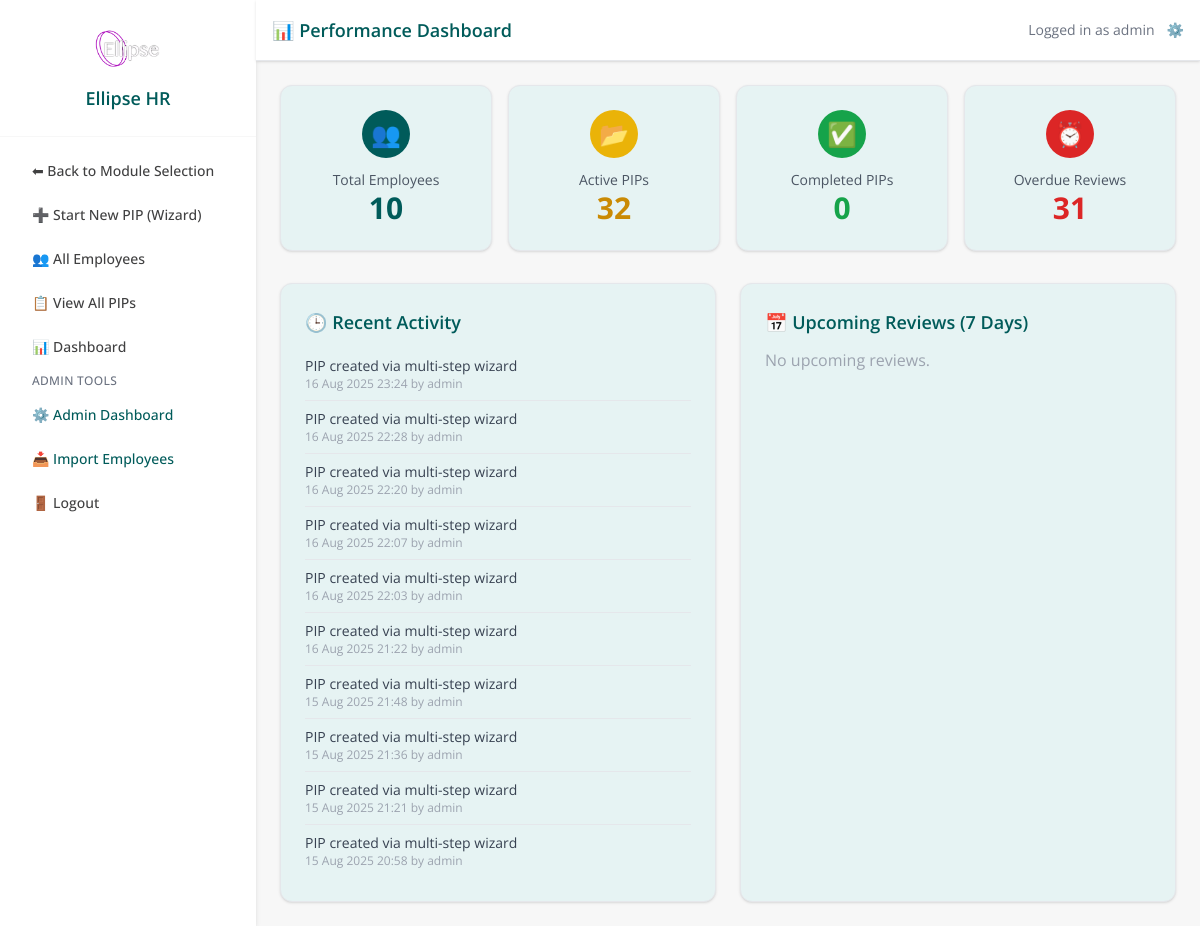
Page /dashboard (signed in) on the earlier database version.
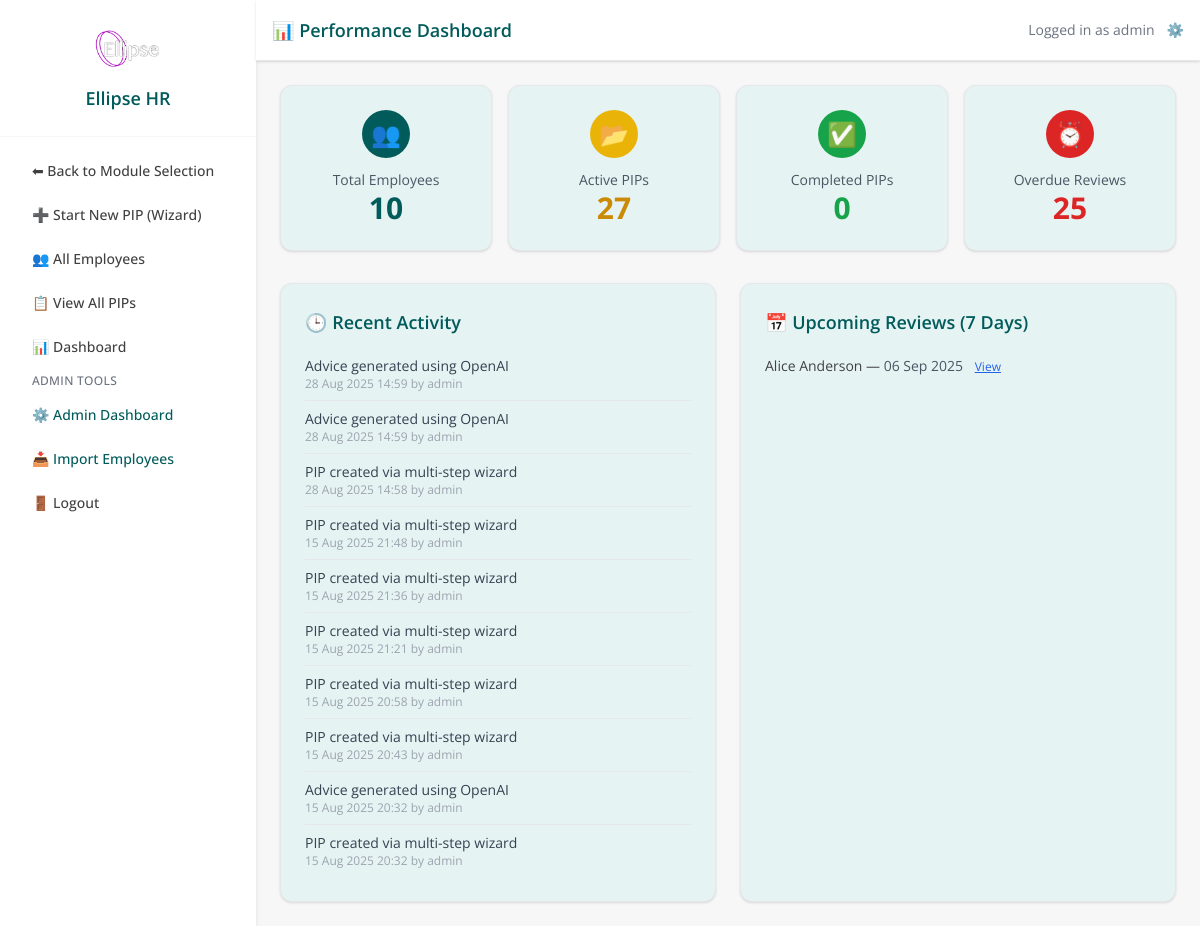
Same page on the later database version.
### models.py (models this page shows)
class TimelineEvent(db.Model):
    __tablename__ = 'timeline_event'
    id = db.Column(db.Integer, primary_key=True)
    pip_record_id = db.Column(db.Integer, db.ForeignKey('pip_record.id'), nullable=True)
    timestamp = db.Column(db.DateTime, default=datetime.utcnow)
    event_type = db.Column(db.String(100))
    notes = db.Column(db.Text)
    updated_by = db.Column(db.String(100))
    created_at = db.Column(db.DateTime, default=datetime.utcnow)
    pip_record = db.relationship(
        'PIPRecord',
        back_populates='timeline_events'
    )

class PIPRecord(db.Model):
    __tablename__ = 'pip_record'
    id = db.Column(db.Integer, primary_key=True)
    employee_id = db.Column(db.Integer, db.ForeignKey('employee.id'), nullable=False)
    concerns = db.Column(db.Text, nullable=False)
    start_date = db.Column(db.Date, nullable=False)
    review_date = db.Column(db.Date, nullable=False)
    meeting_notes = db.Column(db.Text)
    status = db.Column(db.String(20), default='Open')
    created_by = db.Column(db.String(100))
    created_at = db.Column(db.DateTime, default=datetime.utcnow)
    last_updated = db.Column(db.DateTime, default=datetime.utcnow, onupdate=datetime.utcnow)
    ai_advice = db.Column(db.Text)
    ai_advice_generated_at = db.Column(db.DateTime)
    capability_meeting_date = db.Column(db.DateTime, nullable=True)
    capability_meeting_time = db.Column(db.String, nullable=True)
    capability_meeting_venue = db.Column(db.String, nullable=True)
    concern_category = db.Column(db.String(100))
    severity = db.Column(db.String(50))
    frequency = db.Column(db.String(50))
    tags = db.Column(db.Text)
    ai_summary = db.Column(db.Text, nullable=True)
    ai_action_suggestions = db.Column(JSON, nullable=True)
    ai_next_up = db.Column(JSON, nullable=True)
    ai_actions_accepted = db.Column(JSON, nullable=True)
    outcome_status = db.Column(db.String(50), nullable=True)  # e.g., Successful, Extended, Unsuccessful
    outcome_notes = db.Column(db.Text, nullable=True)
    employee = db.relationship('Employee', back_populates='pips')
    action_items = db.relationship(
        'PIPActionItem',
        back_populates='pip_record',
        cascade='all, delete-orphan',
        lazy=True
    )
    timeline_events = db.relationship(
        'TimelineEvent',
        back_populates='pip_record',
        cascade='all, delete-orphan',
        lazy=True
    )

class Employee(db.Model):
    id = db.Column(db.Integer, primary_key=True)
    first_name = db.Column(db.String(100))
    last_name = db.Column(db.String(100))
    job_title = db.Column(db.String(100))
    line_manager = db.Column(db.String(100))
    service = db.Column(db.String(100))
    start_date = db.Column(db.Date)
    team_id = db.Column(db.Integer)
    email = db.Column(db.String(120), nullable=True)
    pips = db.relationship('PIPRecord', back_populates='employee', lazy=True)

### app.py (the view)
@app.route('/dashboard')
@login_required
def dashboard():
    total_employees = Employee.query.count()
    active_pips = PIPRecord.query.filter_by(status='Open').count()
    completed_pips = PIPRecord.query.filter_by(status='Completed').count()
    today = datetime.now(timezone.utc).date()
    overdue_reviews = PIPRecord.query.filter(
        PIPRecord.review_date < today,
        PIPRecord.status == 'Open'
    ).count()
    recent_activity = TimelineEvent.query.order_by(TimelineEvent.timestamp.desc()).limit(10).all()
    upcoming_deadline = today + timedelta(days=7)
    if current_user.admin_level == 0:
        upcoming_pips = PIPRecord.query.join(Employee).filter(
            Employee.team_id == current_user.team_id,
            PIPRecord.status == 'Open',
            PIPRecord.review_date >= today,
            PIPRecord.review_date <= upcoming_deadline
        ).order_by(PIPRecord.review_date).all()
    else:
        upcoming_pips = PIPRecord.query.filter(
            PIPRecord.status == 'Open',
            PIPRecord.review_date >= today,
            PIPRecord.review_date <= upcoming_deadline
        ).order_by(PIPRecord.review_date).all()
    draft = get_active_draft_for_user(current_user.id)
    return render_template(
        'dashboard.html',
        total_employees=total_employees,
        active_pips=active_pips,
        completed_pips=completed_pips,
        overdue_reviews=overdue_reviews,
        recent_activity=recent_activity,
        upcoming_pips=upcoming_pips,
        draft=draft
    )

### app.py (called while the page is built)
@app.context_processor
def inject_module():
    return dict(active_module=session.get('active_module'))

@login_manager.user_loader
def load_user(user_id):
    return db.session.get(User, int(user_id))

@app.before_request
def set_active_module():
    path = request.path.lower()
    if path.startswith('/pip/') or \
       path.startswith('/employee/') or \
       path in ['/dashboard', '/pip_list', '/employee/list', '/employee/add', '/pip/select-employee']:
        session['active_module'] = 'PIP'
    elif path.startswith('/probation/'):
        session['active_module'] = 'Probation'
    elif path == '/':
        session.pop('active_module', None)

def get_active_draft_for_user(user_id):
    return DraftPIP.query.filter_by(user_id=user_id, is_dismissed=False)\
                         .order_by(DraftPIP.updated_at.desc()).first()

### models.py (called while the page is built)
    def is_superuser(self):
        return self.admin_level == 2

### templates/dashboard.html (shortened to what this page needs)
{% extends "base.html" %}
{% block page_title %}📊 Performance Dashboard{% endblock %}
{% block content %}
  <div class="grid grid-cols-1 sm:grid-cols-2 lg:grid-cols-4 gap-4 mb-8">
    <div class="bg-[#e6f3f3] p-6 rounded-xl shadow border border-gray-200 text-center hover:shadow-lg transition duration-300">
      <div class="flex justify-center items-center w-12 h-12 mx-auto rounded-full bg-ellipse-teal text-white text-2xl mb-3">
        👥
      </div>
      <div class="text-sm text-gray-600">Total Employees</div>
      <div class="text-3xl font-bold text-ellipse-teal">{{ total_employees }}</div>
    </div>
    <div class="bg-[#e6f3f3] p-6 rounded-xl shadow border border-gray-200 text-center hover:shadow-lg transition duration-300">
      <div class="flex justify-center items-center w-12 h-12 mx-auto rounded-full bg-yellow-500 text-white text-2xl mb-3">
        📂
      </div>
      <div class="text-sm text-gray-600">Active PIPs</div>
      <div class="text-3xl font-bold text-yellow-600">{{ active_pips }}</div>
    </div>
    <div class="bg-[#e6f3f3] p-6 rounded-xl shadow border border-gray-200 text-center hover:shadow-lg transition duration-300">
      <div class="flex justify-center items-center w-12 h-12 mx-auto rounded-full bg-green-600 text-white text-2xl mb-3">
        ✅
      </div>
      <div class="text-sm text-gray-600">Completed PIPs</div>
      <div class="text-3xl font-bold text-green-600">{{ completed_pips }}</div>
    </div>
    <div class="bg-[#e6f3f3] p-6 rounded-xl shadow border border-gray-200 text-center hover:shadow-lg transition duration-300">
      <div class="flex justify-center items-center w-12 h-12 mx-auto rounded-full bg-red-600 text-white text-2xl mb-3">
        ⏰
      </div>
      <div class="text-sm text-gray-600">Overdue Reviews</div>
      <div class="text-3xl font-bold text-red-600">{{ overdue_reviews }}</div>
    </div>
  </div>
  <div class="grid grid-cols-1 md:grid-cols-2 gap-6">
    <div class="bg-[#e6f3f3] p-6 rounded-xl shadow border border-gray-200">
      <h2 class="text-lg font-semibold text-ellipse-teal mb-3">🕒 Recent Activity</h2>
      <ul class="divide-y divide-gray-200">
        {% for event in recent_activity %}
          <li class="py-2">
            <div class="text-sm text-gray-700">{{ event.notes }}</div>
            <div class="text-xs text-gray-400">{{ event.timestamp.strftime('%d %b %Y %H:%M') }} by {{ event.updated_by }}</div>
          </li>
        {% else %}
          <li class="text-gray-400">No recent activity.</li>
        {% endfor %}
      </ul>
    </div>
    <div class="bg-[#e6f3f3] p-6 rounded-xl shadow border border-gray-200">
      <h2 class="text-lg font-semibold text-ellipse-teal mb-3">📅 Upcoming Reviews (7 Days)</h2>
      <ul class="divide-y divide-gray-200">
        {% for pip in upcoming_pips %}
          <li class="py-2">
            <div class="text-sm">
              {{ pip.employee.first_name }} {{ pip.employee.last_name }} —
              <span class="text-gray-600 text-sm">{{ pip.review_date.strftime('%d %b %Y') }}</span>
              <a href="{{ url_for('pip_detail', id=pip.id) }}" class="text-blue-600 text-xs ml-2 underline">View</a>
            </div>
          </li>
        {% else %}
          <li class="text-gray-400">No upcoming reviews.</li>
        {% endfor %}
      </ul>
    </div>
  </div>
</div>
{% endblock %}

Differences in the rows shown:
removed TimelineEvent: notes "PIP created via multi-step wizard", timestamp "16 Aug 2025 23:24", updated_by "admin"
removed TimelineEvent: notes "PIP created via multi-step wizard", timestamp "16 Aug 2025 22:28", updated_by "admin"
removed TimelineEvent: notes "PIP created via multi-step wizard", timestamp "16 Aug 2025 22:20", updated_by "admin"
removed TimelineEvent: notes "PIP created via multi-step wizard", timestamp "16 Aug 2025 22:07", updated_by "admin"
removed TimelineEvent: notes "PIP created via multi-step wizard", timestamp "16 Aug 2025 22:03", updated_by "admin"
added TimelineEvent: notes "Advice generated using OpenAI", timestamp "28 Aug 2025 14:59", updated_by "admin"
added TimelineEvent: notes "Advice generated using OpenAI", timestamp "28 Aug 2025 14:59", updated_by "admin"
changed TimelineEvent: timestamp "16 Aug 2025 21:22" → "28 Aug 2025 14:58"
now on this page (row unchanged): TimelineEvent: notes "PIP created via multi-step wizard", timestamp "15 Aug 2025 20:43", updated_by "admin"
now on this page (row unchanged): TimelineEvent: notes "Advice generated using OpenAI", timestamp "15 Aug 2025 20:32", updated_by "admin"
now on this page (row unchanged): TimelineEvent: notes "PIP created via multi-step wizard", timestamp "15 Aug 2025 20:32", updated_by "admin"
now on this page (row edited): PIPRecord: employee.first_name "Alice", employee.last_name "Anderson", review_date "06 Sep 2025"
Other differences:
{{ active_pips }}: "32" → "27"
{{ overdue_reviews }}: "31" → "25"
text no longer shown: "No upcoming reviews."
